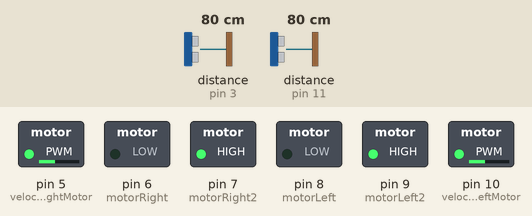
The sketch below on a simulated Arduino Uno, built with avr-gcc and run on an emulated ATmega328P. On the bench: switched loads named in the sketch (green lamp = pin HIGH). Wiring (inferred from the names in the program): 2 × ultrasonic range finder: trigger pin 4, echo pin 3 / trigger pin 12, echo pin 11. The test bench sets the inputs (shaded band); at power-on: distance to the obstacle (sensors on pin 3, pin 11) 80 cm. The echo pulse lasts 58.3 µs per cm; pins used as bus, display or sensor lines are not drawn.

Above: at 1.3 s.
1.4 s: distance to the obstacle (sensor on pin 3) set to 8 cm
2.9 s: distance to the obstacle (sensor on pin 3) set to 5 cm
At 4.4 s:
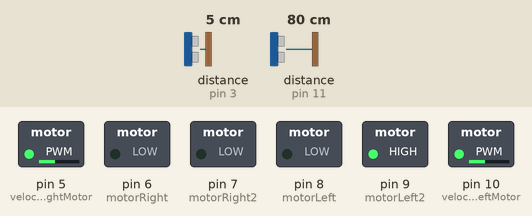
4.7 s: distance to the obstacle (sensor on pin 11) set to 8 cm
6.2 s: distance to the obstacle (sensor on pin 11) set to 5 cm
At 7.2 s:
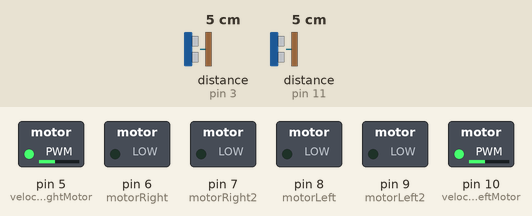
8.0 s: distance to the obstacle (sensor on pin 3) set to 9 cm
At 9.0 s:
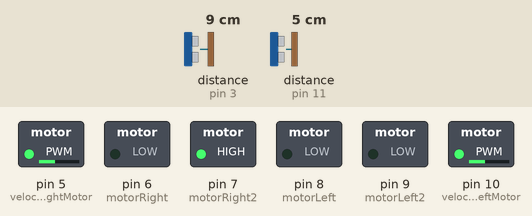
9.8 s: distance to the obstacle (sensor on pin 3) set to 2 cm
At 11.1 s:
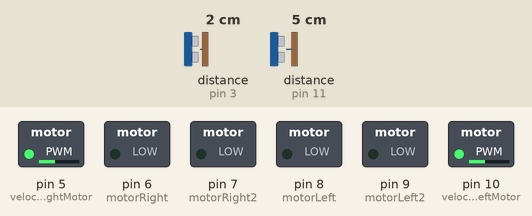
Timing chart, 0 to 12.8 s (numbered marks = the images above; inputs shaded):
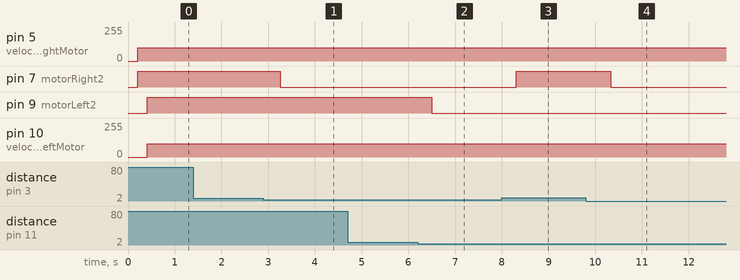

The sketch:

motorCar.ino
```cpp
int motorLeft = 8;
int motorLeft2 = 9;
int velocityLeftMotor = 10;

int motorRight = 6;
int motorRight2 = 7;
int velocityRightMotor = 5;

int triggerSensorIzq = 4;
int echoSensorIzq = 3;
int durationSensorIzq;
int distanceSensorIzq;

int triggerSensorRight = 12;
int echoSensorRight = 11;
int durationSensorRight;
int distanceSensorRight;


void setup() {

  pinMode(velocityLeftMotor, OUTPUT);
  pinMode(motorLeft, OUTPUT);
  pinMode(motorLeft2, OUTPUT);

  pinMode(motorRight, OUTPUT);
  pinMode(motorRight2, OUTPUT);
  pinMode(velocityRightMotor, OUTPUT);

  pinMode(triggerSensorIzq, OUTPUT);
  pinMode(echoSensorIzq, INPUT);

  pinMode(triggerSensorRight, OUTPUT);
  pinMode(echoSensorRight, INPUT);

  Serial.begin(9600);
}

void loop() {

  digitalWrite(triggerSensorIzq, HIGH);
  delay(1);
  digitalWrite(triggerSensorIzq, LOW);
  durationSensorIzq = pulseIn(echoSensorIzq, HIGH);
  distanceSensorIzq = durationSensorIzq / 58.2;

  delay(200);

  if(distanceSensorIzq > 5) {
    analogWrite(velocityRightMotor, 100);
    digitalWrite(motorRight, LOW);
    digitalWrite(motorRight2, HIGH);
  } else {
    analogWrite(velocityRightMotor, 100);
    digitalWrite(motorRight, LOW);
    digitalWrite(motorRight2, LOW);
  }


  digitalWrite(triggerSensorRight, HIGH);
  delay(1);
  digitalWrite(triggerSensorRight, LOW);
  durationSensorRight = pulseIn(echoSensorRight, HIGH);
  distanceSensorRight = durationSensorRight / 58.2;

  delay(200);

  if(distanceSensorRight > 5) {
    analogWrite(velocityLeftMotor, 100);  //225 era la maxima creo
    digitalWrite(motorLeft, LOW);
    digitalWrite(motorLeft2, HIGH);
  } else {
    analogWrite(velocityLeftMotor, 100);  //225 era la maxima creo
    digitalWrite(motorLeft, LOW);
    digitalWrite(motorLeft2, LOW);
  }

  delay(100);

}
```

Measured:
- the behaviour switches between 7 and 6 cm on distance to the obstacle (sensor on pin 3) (found by bisection; images 0 and 1)
- the behaviour switches between 7 and 6 cm on distance to the obstacle (sensor on pin 11) (found by bisection; images 1 and 2)
- after the input at 1.4 s, every drawn part: stays the same
- after the input at 2.9 s, pin 7 (motorRight2): HIGH → LOW after 0.36 s
- after the input at 4.7 s, every drawn part: stays the same
- after the input at 6.2 s, pin 9 (motorLeft2): HIGH → LOW after 0.30 s
- after the input at 8.0 s, pin 7 (motorRight2): LOW → HIGH after 0.31 s
- after the input at 9.8 s, pin 7 (motorRight2): HIGH → LOW after 0.53 s
